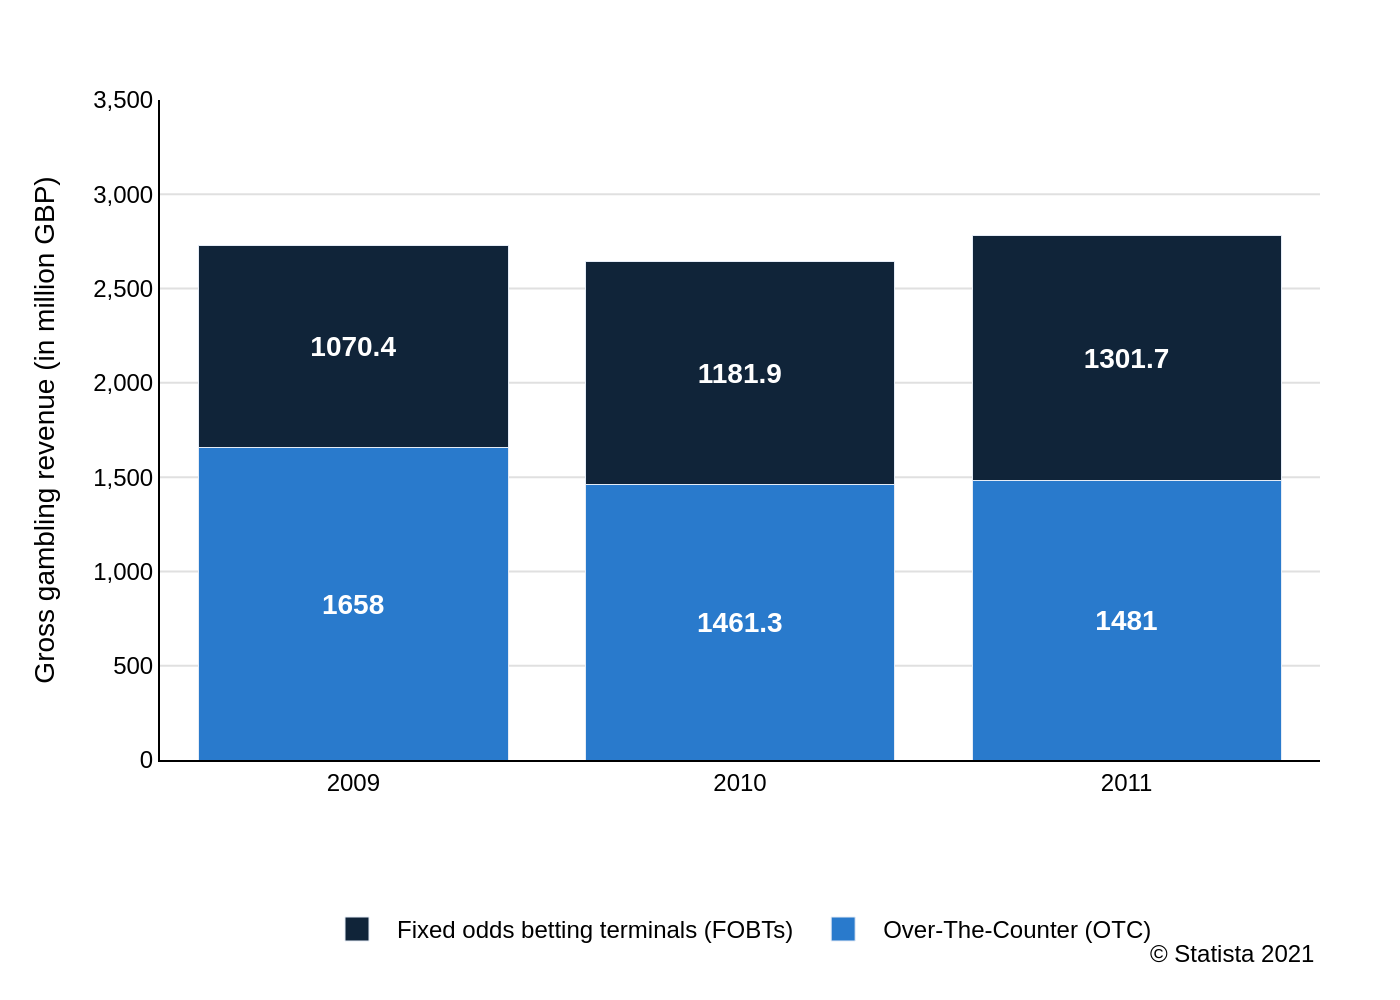

Source code (Python):
import sys
import json
import pathlib
import plotly.graph_objects as go

# --- 1. Load Data from Command-Line Argument ---
if len(sys.argv) != 2:
    print(f"Usage: python {sys.argv[0]} <json_file_path>")
    sys.exit(1)

json_filepath = pathlib.Path(sys.argv[1])
if not json_filepath.is_file():
    print(f"Error: File not found at {json_filepath}")
    sys.exit(1)

with open(json_filepath, 'r', encoding='utf-8') as f:
    chart_info = json.load(f)

# --- 2. Extract Data and Texts from JSON ---
chart_data = chart_info.get('chart_data', [])
texts = chart_info.get('texts', {})
colors = chart_info.get('colors', [])
output_filename_base = json_filepath.stem

# --- 3. Create Chart ---
fig = go.Figure()

# Add traces by iterating through the data from the JSON file
for i, series in enumerate(chart_data):
    fig.add_trace(go.Bar(
        x=series['x'],
        y=series['y'],
        name=series['name'],
        marker_color=colors[i],
        text=series['y'],
        texttemplate='<b>%{text}</b>',
        textposition='inside',
        insidetextanchor='middle',
        textfont=dict(
            family="Arial",
            size=14,
            color='white'
        )
    ))

# --- 4. Configure Layout ---
fig.update_layout(
    barmode='stack',
    title_text=texts.get('title'),
    yaxis_title_text=texts.get('y_axis_title'),
    xaxis_title_text=texts.get('x_axis_title'),
    font=dict(
        family="Arial",
        size=12,
        color="black"
    ),
    plot_bgcolor='white',
    xaxis=dict(
        showgrid=False,
        linecolor='black',
        zeroline=False
    ),
    yaxis=dict(
        showgrid=True,
        gridcolor='#e0e0e0',
        range=[0, 3500],
        zeroline=False,
        linecolor='black',
        tickformat=','
    ),
    legend=dict(
        orientation="h",
        yanchor="bottom",
        y=-0.3,
        xanchor="center",
        x=0.5
    ),
    margin=dict(l=80, r=40, t=50, b=120),
    annotations=[
        dict(
            text=texts.get('source'),
            align='right',
            showarrow=False,
            xref='paper',
            yref='paper',
            x=1.0,
            y=-0.32,
            xanchor='right',
            yanchor='bottom',
            font=dict(
                family="Arial",
                size=12
            )
        )
    ]
)

# --- 5. Output Chart ---
output_image_path = f"{output_filename_base}.png"
fig.write_image(output_image_path, scale=2)
print(f"Chart saved to {output_image_path}")
